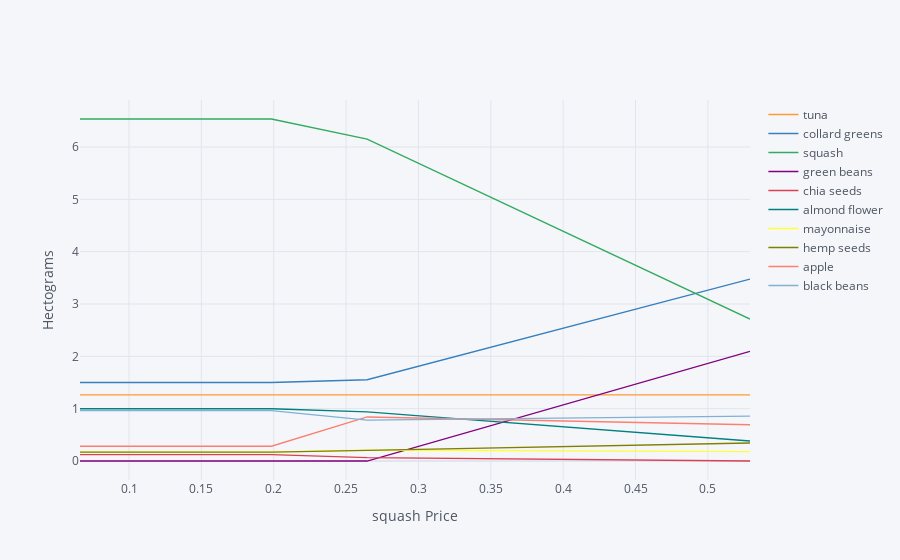

The cell this chart's notebook holds for it:
### Code cell
import cufflinks as cf
cf.go_offline()

ReferenceGood = 'squash'

scale = [0.5,0.75,0.9,1.,1.1,1.2,1.3,1.4,1.5,2,4]

cost0 = solve_subsistence_problem(FoodNutrients,Prices,
                                  diet_min[group],diet_max[group],max_weight=12,tol=tol).fun

my_p = Prices.copy()

diet = {}
for s in scale:

    my_p[ReferenceGood] = Prices[ReferenceGood]*s
    result = solve_subsistence_problem(FoodNutrients,my_p,
                                       diet_min[group],diet_max[group],max_weight=12,tol=tol)
    diet[my_p[ReferenceGood]] = result.diet

Diet_response = pd.DataFrame(diet).T
Diet_response.index.name = '%s Price' % ReferenceGood

Diet_response.reset_index(inplace=True)

# Get rid of units for index (cufflinks chokes)
Diet_response['%s Price' % ReferenceGood] = Diet_response['%s Price' % ReferenceGood].apply(lambda x: x.magnitude)

Diet_response = Diet_response.set_index('%s Price' % ReferenceGood)

# Just look at goods consumed in quantities greater than error tolerance
Diet_response.loc[:,(Diet_response>tol).sum()>0].iplot(xTitle='%s Price' % ReferenceGood,yTitle='Hectograms')

### Figure 1 — Plotly figure (JSON) as saved in the notebook; plotly's stock layout.template omitted (floating-point values rounded to 4 significant figures)
{"data": [{"line": {"color": "rgba(255, 153, 51, 1.0)", "dash": "solid", "shape": "linear", "width": 1.3}, "mode": "lines", "name": "tuna", "text": "", "type": "scatter", "x": [0.06614, 0.09921, 0.119, 0.1323, 0.1455, 0.1587, 0.172, 0.1852, 0.1984, 0.2646, 0.5291], "y": [1.263, 1.263, 1.263, 1.263, 1.263, 1.263, 1.263, 1.263, 1.263, 1.263, 1.263]}, {"line": {"color": "rgba(55, 128, 191, 1.0)", "dash": "solid", "shape": "linear", "width": 1.3}, "mode": "lines", "name": "collard greens", "text": "", "type": "scatter", "x": [0.06614, 0.09921, 0.119, 0.1323, 0.1455, 0.1587, 0.172, 0.1852, 0.1984, 0.2646, 0.5291], "y": [1.5, 1.5, 1.5, 1.5, 1.5, 1.5, 1.5, 1.5, 1.5, 1.553, 3.475]}, {"line": {"color": "rgba(50, 171, 96, 1.0)", "dash": "solid", "shape": "linear", "width": 1.3}, "mode": "lines", "name": "squash", "text": "", "type": "scatter", "x": [0.06614, 0.09921, 0.119, 0.1323, 0.1455, 0.1587, 0.172, 0.1852, 0.1984, 0.2646, 0.5291], "y": [6.535, 6.535, 6.535, 6.535, 6.535, 6.535, 6.535, 6.535, 6.535, 6.151, 2.712]}, {"line": {"color": "rgba(128, 0, 128, 1.0)", "dash": "solid", "shape": "linear", "width": 1.3}, "mode": "lines", "name": "green beans", "text": "", "type": "scatter", "x": [0.06614, 0.09921, 0.119, 0.1323, 0.1455, 0.1587, 0.172, 0.1852, 0.1984, 0.2646, 0.5291], "y": [0, 0, 0, 0, 0, 0, 0, 0, 0, 0, 2.094]}, {"line": {"color": "rgba(219, 64, 82, 1.0)", "dash": "solid", "shape": "linear", "width": 1.3}, "mode": "lines", "name": "chia seeds", "text": "", "type": "scatter", "x": [0.06614, 0.09921, 0.119, 0.1323, 0.1455, 0.1587, 0.172, 0.1852, 0.1984, 0.2646, 0.5291], "y": [0.1203, 0.1203, 0.1203, 0.1203, 0.1203, 0.1203, 0.1203, 0.1203, 0.1203, 0.06341, 0]}, {"line": {"color": "rgba(0, 128, 128, 1.0)", "dash": "solid", "shape": "linear", "width": 1.3}, "mode": "lines", "name": "almond flower", "text": "", "type": "scatter", "x": [0.06614, 0.09921, 0.119, 0.1323, 0.1455, 0.1587, 0.172, 0.1852, 0.1984, 0.2646, 0.5291], "y": [0.9984, 0.9984, 0.9984, 0.9984, 0.9984, 0.9984, 0.9984, 0.9984, 0.9984, 0.9374, 0.3825]}, {"line": {"color": "rgba(255, 255, 51, 1.0)", "dash": "solid", "shape": "linear", "width": 1.3}, "mode": "lines", "name": "mayonnaise", "text": "", "type": "scatter", "x": [0.06614, 0.09921, 0.119, 0.1323, 0.1455, 0.1587, 0.172, 0.1852, 0.1984, 0.2646, 0.5291], "y": [0.17, 0.17, 0.17, 0.17, 0.17, 0.17, 0.17, 0.17, 0.17, 0.207, 0.1788]}, {"line": {"color": "rgba(128, 128, 0, 1.0)", "dash": "solid", "shape": "linear", "width": 1.3}, "mode": "lines", "name": "hemp seeds", "text": "", "type": "scatter", "x": [0.06614, 0.09921, 0.119, 0.1323, 0.1455, 0.1587, 0.172, 0.1852, 0.1984, 0.2646, 0.5291], "y": [0.1701, 0.1701, 0.1701, 0.1701, 0.1701, 0.1701, 0.1701, 0.1701, 0.1701, 0.2023, 0.3435]}, {"line": {"color": "rgba(251, 128, 114, 1.0)", "dash": "solid", "shape": "linear", "width": 1.3}, "mode": "lines", "name": "apple", "text": "", "type": "scatter", "x": [0.06614, 0.09921, 0.119, 0.1323, 0.1455, 0.1587, 0.172, 0.1852, 0.1984, 0.2646, 0.5291], "y": [0.2822, 0.2822, 0.2822, 0.2822, 0.2822, 0.2822, 0.2822, 0.2822, 0.2822, 0.8409, 0.6926]}, {"line": {"color": "rgba(128, 177, 211, 1.0)", "dash": "solid", "shape": "linear", "width": 1.3}, "mode": "lines", "name": "black beans", "text": "", "type": "scatter", "x": [0.06614, 0.09921, 0.119, 0.1323, 0.1455, 0.1587, 0.172, 0.1852, 0.1984, 0.2646, 0.5291], "y": [0.9612, 0.9612, 0.9612, 0.9612, 0.9612, 0.9612, 0.9612, 0.9612, 0.9612, 0.7825, 0.8589]}], "layout": {"autosize": true, "legend": {"bgcolor": "#F5F6F9", "font": {"color": "#4D5663"}}, "paper_bgcolor": "#F5F6F9", "plot_bgcolor": "#F5F6F9", "title": {"font": {"color": "#4D5663"}}, "xaxis": {"autorange": true, "gridcolor": "#E1E5ED", "range": [0.06614, 0.5291], "showgrid": true, "tickfont": {"color": "#4D5663"}, "title": {"font": {"color": "#4D5663"}, "text": "squash Price"}, "type": "linear", "zerolinecolor": "#E1E5ED"}, "yaxis": {"autorange": true, "gridcolor": "#E1E5ED", "range": [-0.363, 6.898], "showgrid": true, "tickfont": {"color": "#4D5663"}, "title": {"font": {"color": "#4D5663"}, "text": "Hectograms"}, "type": "linear", "zerolinecolor": "#E1E5ED"}}}
